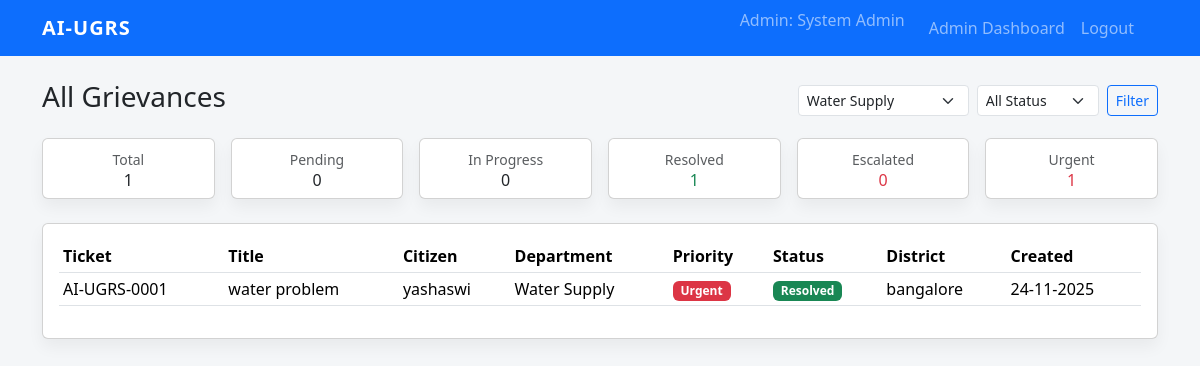
/admin/grievances?department_id=1 (signed in), run on the app's committed database.
### app.py (models this page shows, shortened)
class Complaint(db.Model):
    id = db.Column(db.Integer, primary_key=True)  # Ticket ID
    title = db.Column(db.String(200), nullable=False)
    description = db.Column(db.Text, nullable=False)
    address = db.Column(db.String(255))
    district = db.Column(db.String(120))
    ward = db.Column(db.String(120))
    location = db.Column(db.String(120))        # e.g. area / GPS text
    citizen_id = db.Column(db.Integer, db.ForeignKey("citizen.id"))
    department_id = db.Column(db.Integer, db.ForeignKey("department.id"))
    priority = db.Column(db.String(20), default="Medium")  # Low / Medium / Urgent
    status = db.Column(db.String(50), default="Pending")  # Pending / In-Progress / Resolved / Escalated
    created_at = db.Column(db.DateTime, default=datetime.utcnow)
    updated_at = db.Column(db.DateTime, default=datetime.utcnow, onupdate=datetime.utcnow)
    deadline = db.Column(db.DateTime)
    is_escalated = db.Column(db.Boolean, default=False)
    resolution = db.Column(db.Text)
    resolved_at = db.Column(db.DateTime)

class Citizen(db.Model):
    id = db.Column(db.Integer, primary_key=True)
    name = db.Column(db.String(120), nullable=False)
    email = db.Column(db.String(120), unique=True, nullable=False)
    password_hash = db.Column(db.String(255), nullable=False)
    complaints = db.relationship("Complaint", backref="citizen", lazy=True)

class Department(db.Model):
    id = db.Column(db.Integer, primary_key=True)
    name = db.Column(db.String(120), unique=True, nullable=False)
    complaints = db.relationship("Complaint", backref="department", lazy=True)
    officials = db.relationship("Official", backref="department_ref", lazy=True)

### app.py (the view)
@app.route("/admin/grievances")
@login_required_official(role="admin")
def admin_grievances():
    escalate_overdue_complaints()
    dept_id = request.args.get("department_id")
    status_filter = request.args.get("status", "all")
    departments = Department.query.order_by(Department.name).all()
    query = Complaint.query
    if dept_id and dept_id != "all":
        query = query.filter_by(department_id=int(dept_id))
    if status_filter != "all":
        query = query.filter_by(status=status_filter)
    complaints = query.order_by(Complaint.created_at.desc()).all()
    return render_template(
        "admin_grievances.html",
        complaints=complaints,
        departments=departments,
        dept_id=dept_id or "all",
        status_filter=status_filter,
        format_ticket_id=format_ticket_id,
    )

### app.py (called while the page is built)
def login_required_official(role=None):
    from functools import wraps
    def decorator(f):
        @wraps(f)
        def wrapper(*args, **kwargs):
            if not session.get("official_id"):
                flash("Please login as official first.", "warning")
                return redirect(url_for("official_login"))
            if role and session.get("official_role") != role:
                flash("You are not authorized to view that page.", "danger")
                return redirect(url_for("index"))
            return f(*args, **kwargs)
        return wrapper
    return decorator

def escalate_overdue_complaints():
    now = datetime.now(timezone.utc)
    overdue = Complaint.query.filter(
        Complaint.deadline.isnot(None),
        Complaint.deadline < now,
        Complaint.status != "Resolved",
        Complaint.is_escalated == False,
    ).all()
    for c in overdue:
        c.is_escalated = True
        c.status = "Escalated"
    if overdue:
        db.session.commit()

def format_ticket_id(complaint_id: int) -> str:
    return f"AI-UGRS-{complaint_id:04d}"

### templates/admin_grievances.html (shortened to what this page needs)
{% extends "base.html" %}
{% block content %}
<div class="d-flex justify-content-between align-items-center mb-3">
  <h3>All Grievances</h3>
  <form class="row gx-2 gy-1" method="get">
    <div class="col-auto">
      <select name="department_id" class="form-select form-select-sm">
        {% for d in departments %}
          <option value="{{ d.id }}" {{ 'selected' if dept_id|int==d.id else '' }}>{{ d.name }}</option>
        {% endfor %}
      </select>
    </div>
    <div class="col-auto">
      <select name="status" class="form-select form-select-sm">
        <option value="all" {{ 'selected' if status_filter=='all' else '' }}>All Status</option>
      </select>
    </div>
    <div class="col-auto">
      <button class="btn btn-sm btn-outline-primary" type="submit">Filter</button>
    </div>
  </form>
</div>
<div class="row g-3 mb-4">
  <div class="col-md-2">
    <div class="card card-shadow text-center">
      <div class="card-body py-2">
        <small class="text-muted">Total</small>
        <h6 class="mb-0">{{ complaints|length }}</h6>
      </div>
    </div>
  </div>
  <div class="col-md-2">
    <div class="card card-shadow text-center">
      <div class="card-body py-2">
        <small class="text-muted">Pending</small>
        <h6 class="mb-0">{{ complaints|selectattr('status', 'equalto', 'Pending')|list|length }}</h6>
      </div>
    </div>
  </div>
  <div class="col-md-2">
    <div class="card card-shadow text-center">
      <div class="card-body py-2">
        <small class="text-muted">In Progress</small>
        <h6 class="mb-0">{{ complaints|selectattr('status', 'equalto', 'In-Progress')|list|length }}</h6>
      </div>
    </div>
  </div>
  <div class="col-md-2">
    <div class="card card-shadow text-center">
      <div class="card-body py-2">
        <small class="text-muted">Resolved</small>
        <h6 class="mb-0 text-success">{{ complaints|selectattr('status', 'equalto', 'Resolved')|list|length }}</h6>
      </div>
    </div>
  </div>
  <div class="col-md-2">
    <div class="card card-shadow text-center">
      <div class="card-body py-2">
        <small class="text-muted">Escalated</small>
        <h6 class="mb-0 text-danger">{{ complaints|selectattr('status', 'equalto', 'Escalated')|list|length }}</h6>
      </div>
    </div>
  </div>
  <div class="col-md-2">
    <div class="card card-shadow text-center">
      <div class="card-body py-2">
        <small class="text-muted">Urgent</small>
        <h6 class="mb-0 text-danger">{{ complaints|selectattr('priority', 'equalto', 'Urgent')|list|length }}</h6>
      </div>
    </div>
  </div>
</div>
<div class="card card-shadow">
  <div class="card-body">
    {% if complaints %}
      <div class="table-responsive">
        <table class="table table-sm align-middle">
          <thead>
            <tr>
              <th>Ticket</th>
              <th>Title</th>
              <th>Citizen</th>
              <th>Department</th>
              <th>Priority</th>
              <th>Status</th>
              <th>District</th>
              <th>Created</th>
            </tr>
          </thead>
          <tbody>
          {% for c in complaints %}
            <tr>
              <td>{{ format_ticket_id(c.id) }}</td>
              <td>{{ c.title }}</td>
              <td>{{ c.citizen.name if c.citizen else '-' }}</td>
              <td>{{ c.department.name if c.department else '-' }}</td>
              <td>
                <span class="badge
                  {% if c.priority=='Urgent' %}bg-danger
                  {% elif c.priority=='Medium' %}bg-warning text-dark
                  {% else %}bg-secondary{% endif %}">
                  {{ c.priority }}
                </span>
              </td>
              <td>
                <span class="badge bg-{% if c.status=='Resolved' %}success{% elif c.status=='Escalated' %}danger{% elif c.status=='In-Progress' %}warning text-dark{% else %}secondary{% endif %}">
                  {{ c.status }}
                </span>
              </td>
              <td>{{ c.district or '-' }}</td>
              <td>{{ c.created_at.strftime('%d-%m-%Y') }}</td>
            </tr>
          {% endfor %}
          </tbody>
        </table>
      </div>
    {% else %}
      <p class="mb-0">No complaints found.</p>
    {% endif %}
  </div>
</div>
{% endblock %}

### templates/base.html (style rules this page uses)
body { background-color: #f4f6f8; }
.card-shadow { box-shadow: 0 0.5rem 1rem rgba(0,0,0,.05); }

### data on the page
Complaint: id "AI-UGRS-0001", title "water problem", citizen "yashaswi", department "Water Supply", priority "Urgent", status "Resolved", district "bangalore", created_at "24-11-2025"

### other printed values
{{ session.get('official_role')|capitalize }} "Admin"
{{ session.get('official_name') }} "System Admin"
{{ complaints|length }} "1"
{{ complaints|selectattr('status', 'equalto', 'Pending')|list|length }} "0"
{{ complaints|selectattr('status', 'equalto', 'In-Progress')|list|length }} "0"
{{ complaints|selectattr('status', 'equalto', 'Resolved')|list|length }} "1"
{{ complaints|selectattr('status', 'equalto', 'Escalated')|list|length }} "0"
{{ complaints|selectattr('priority', 'equalto', 'Urgent')|list|length }} "1"
form field department_id "Water Supply"
